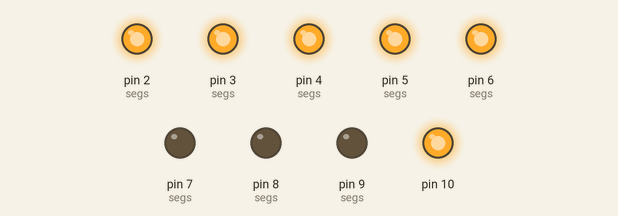
Recording of a sketch running on a simulated Arduino Uno, built with avr-gcc and run on an emulated ATmega328P. Parts: output pins drawn as LEDs (lit = HIGH).

Above: at 0.2 s.
At 1.2 s:
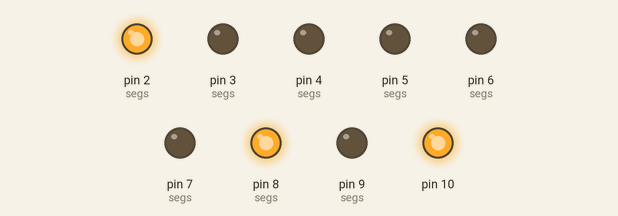
At 1.7 s:
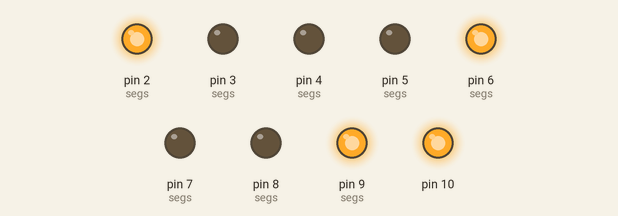
At 3.2 s:
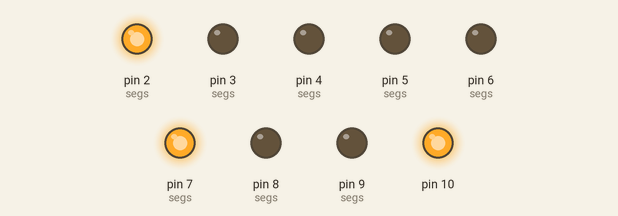
At 5.7 s:
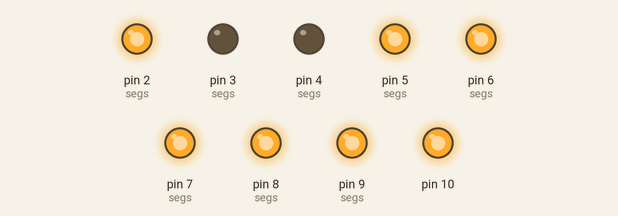
At 7.7 s:
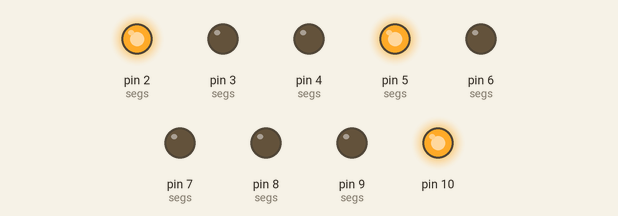
Timing chart, 0 to 8.1 s (numbered marks = the images above):
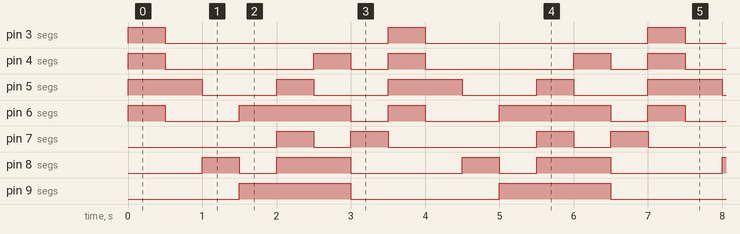

Measured:
- by itself, pin 3 (segs): alternates HIGH for 0.50 s and LOW for 3.0 s
- by itself, pin 4 (segs): repeats every 3.5 s: HIGH 0.50 s, LOW 0.50 s, HIGH 0.50 s, LOW 2.0 s
- by itself, pin 5 (segs): repeats every 3.5 s: HIGH 0.50 s, LOW 1.0 s, HIGH 1.0 s, LOW 1.0 s
- by itself, pin 6 (segs): repeats every 3.5 s: HIGH 1.5 s, LOW 0.50 s, HIGH 0.50 s, LOW 1.0 s
- by itself, pin 7 (segs): repeats every 3.5 s: LOW 0.50 s, HIGH 0.50 s, LOW 2.0 s, HIGH 0.50 s
- by itself, pin 8 (segs): repeats every 3.5 s: LOW 0.50 s, HIGH 1.0 s, LOW 1.5 s, HIGH 0.50 s
- by itself, pin 9 (segs): alternates HIGH for 1.5 s and LOW for 2.0 s

The sketch:

_7seg_test.ino
```cpp
#define BTM_LFT 7
#define BTM 8
#define DP 2
#define BTM_RHT 3
#define MDL 5
#define TOP_RHT 4
#define TOP_LFT 9
#define TOP 6

byte segs[] = { TOP, TOP_RHT, MDL, BTM_LFT, BTM, BTM_RHT, MDL, TOP_LFT, DP, DP };

byte LSHAPE[] = {TOP_LFT,BTM_LFT,BTM};
byte OSHAPE[] = {TOP,TOP_LFT,BTM_LFT,BTM,BTM_RHT,TOP_RHT};
byte ASHAPE[] = {BTM_LFT,TOP_LFT,TOP,TOP_RHT,BTM_RHT,MDL};
byte DSHAPE[] = {MDL,BTM_LFT,BTM,BTM_RHT,TOP_RHT};
byte ISHAPE[] = {BTM_RHT,TOP_RHT};
byte NSHAPE[] = {BTM_LFT,MDL,BTM_RHT};
byte GSHAPE[] = {TOP,TOP_LFT,MDL,TOP_RHT,BTM_RHT,BTM};


void setup() {
  pinMode(2, OUTPUT);
  pinMode(3, OUTPUT);
  pinMode(4, OUTPUT);
  pinMode(5, OUTPUT);
  pinMode(6, OUTPUT);
  pinMode(7, OUTPUT);
  pinMode(8, OUTPUT);
  pinMode(9, OUTPUT);
  pinMode(10, OUTPUT);

  digitalWrite(2, HIGH);
  digitalWrite(3, HIGH);
  digitalWrite(4, HIGH);
  digitalWrite(5, HIGH);
  digitalWrite(6, HIGH);
  digitalWrite(7, HIGH);
  digitalWrite(8, HIGH);
  digitalWrite(9, HIGH);
  digitalWrite(10, HIGH);
}

void loop(){

  for(int i = 0; i<sizeof(LSHAPE); i++) {
    digitalWrite(LSHAPE[i], LOW);
  }
  delay(500);
  for(int i = 0; i<sizeof(segs); i++) {
    digitalWrite(segs[i], HIGH);
  }


  for(int i = 0; i<sizeof(OSHAPE); i++) {
    digitalWrite(OSHAPE[i], LOW);
  }
  delay(500);
  for(int i = 0; i<sizeof(segs); i++) {
    digitalWrite(segs[i], HIGH);
  }

  for(int i = 0; i<sizeof(ASHAPE); i++) {
    digitalWrite(ASHAPE[i], LOW);
  }
  delay(500);
  for(int i = 0; i<sizeof(segs); i++) {
    digitalWrite(segs[i], HIGH);
  }

  for(int i = 0; i<sizeof(DSHAPE); i++) {
    digitalWrite(DSHAPE[i], LOW);
  }
  delay(500);
  for(int i = 0; i<sizeof(segs); i++) {
    digitalWrite(segs[i], HIGH);
  }

  for(int i = 0; i<sizeof(ISHAPE); i++) {
    digitalWrite(ISHAPE[i], LOW);
  }
  delay(500);
  for(int i = 0; i<sizeof(segs); i++) {
    digitalWrite(segs[i], HIGH);
  }

 for(int i = 0; i<sizeof(NSHAPE); i++) {
    digitalWrite(NSHAPE[i], LOW);
  }
  delay(500);
  for(int i = 0; i<sizeof(segs); i++) {
    digitalWrite(segs[i], HIGH);
  }

  for(int i = 0; i<sizeof(GSHAPE); i++) {
    digitalWrite(GSHAPE[i], LOW);
  }
  delay(500);
  for(int i = 0; i<sizeof(segs); i++) {
    digitalWrite(segs[i], HIGH);
  }


}
```
